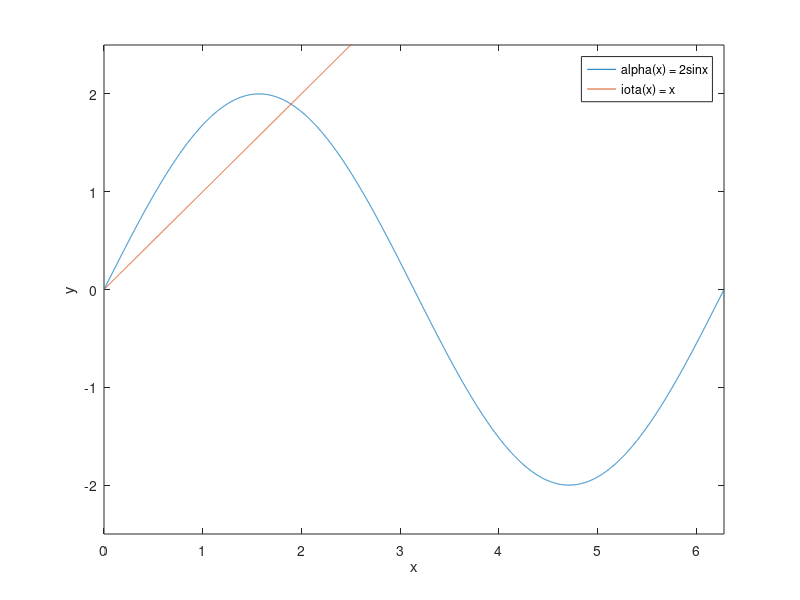

This chart was generated by the following MATLAB code:
%% Problem 1 
%{
Use the Bisection method to find a solution accurate to within epsilon = 10^(-8) 
    for x - 2^(-x) = 0 on the interval [0, 1]. 
    Set the maximum number of iterations to be 30, and use the
    stopping criteria (b_n - a_n)/2 < epsilon
%}

fprintf('Problem 1\n')
% Set parameters
lowerBound = 0;         % set lower bound
upperBound = 1;         % set upper bound
tolerance = 10^(-8);    % set tolerance
maxIterations = 30;     % set maximum iterations
f = @(x) x - 2^(-x);    % define function f

% Define Stop Criteria function
stopCriteriaF = @(lowerBound,upperBound) (upperBound - lowerBound)/2;

% Run bisection method
n = 0;                  % initialize counter
found = 0;              % initialize found to false

while n < maxIterations
    % find midpoint
    pn = (lowerBound + upperBound)/2;
    %test f(p) and stopping criteria.
    if f(pn) == 0 || stopCriteriaF(lowerBound,upperBound) < tolerance
        found = 1;
        approxSolution = pn;
        numIterations = n;
        break
    end
    % increment n
    n = n + 1; 
    % assign new bounderies and save previous p
    if sign(f(lowerBound))*sign(f(pn)) < 0
        upperBound = pn; % update upperBound
    else
        lowerBound = pn; % update lowerBound
    end
end

% Print Results
if found == 0
    fprintf('Method could not find a zero within %d iterations for:\n', maxIterations)
    fprintf('\tepsilon = %s\n', tolerance)
else
    fprintf('\tapproximation: %1.8f \n\titerations: %d \n\ttolerance: %s\n',approxSolution, numIterations, tolerance)
end

%% Problem 2
%{
Repeat Problem 1 using epsilon = 10^-12.
%}

fprintf('\nProblem 2\n')

% Set parameters
lowerBound = 0;         % set lower bound
upperBound = 1;         % set upper bound
tolerance = 10^(-12);   % set tolerance
maxIterations = 30;     % set maximum iterations
f = @(x) x - 2^(-x);    % define function f

% Define Stop Criteria function
stopCriteriaF = @(lowerBound,upperBound) (upperBound - lowerBound)/2;

% Run bisection method
n = 0;                  % initialize counter
found = 0;              % initialize solution found to false

while n < maxIterations
    % find midpoint
    pn = (lowerBound + upperBound)/2;
    %test f(p) and stopping criteria.
    if f(pn) == 0 || stopCriteriaF(lowerBound,upperBound) < tolerance
        found = 1;
        approxSolution = pn;
        numIterations = n;
        break
    end
    % increment n
    n = n + 1; 
    % assign new bounderies and save previous p
    if sign(f(lowerBound))*sign(f(pn)) < 0
        upperBound = pn; % update upperBound
    else
        lowerBound = pn; % update lowerBound
    end
end

% Print Results
if found == 0
    fprintf('Method could not find a zero within %d iterations for:\n', maxIterations)
    fprintf('\tepsilon = %s\n', tolerance)
else
    fprintf('\tapproximation: %1.8f \n\titerations: %d \n\ttolerance: %s\n',approxSolution, numIterations, tolerance)
end

%% Problem 3
%{   
Plot the graphs of y = x and y = 2*sin(x). Use the Bisection method to find an approximation
    to within epsilon = 10^-8 to the first positive value of x with x = 2sin x. 
    Use the stopping criteria: |(pn - pnMinus1)/pn| < epsilon

Remark: The first positive value of x = 2sin(x) will occur on [0,2[ because
        2sin(x) < 2 for every x
%}

fprintf('\nProblem 3\n')

% Define functions as 
iota = @(x) x;                  % define function iota as the identity function (y=x)
alpha = @(x) 2*sin(x);          % define function alpha

% Define set of inputs and outpoints for functions
xValues = 0:0.001:2*pi;          % define inputs for both functions iota and alpha
yValuesIota = xValues;          % because y = x for iota
yValuesAlpha = alpha(xValues);  % find y values for alpha

% Plot functions
plot(xValues,yValuesAlpha)      % plot alpa
axis([0, 2*pi, -2.5, 2.5])      % set axis limits
hold on                         % MATLAB magic to print another function on same plots
plot(xValues, yValuesIota)      % plot iota on same graph as alpha
legend('alpha(x) = 2sinx', 'iota(x) = x'); xlabel('x'); ylabel('y')

% Set parameters
lowerBound = 1.5;               % set lower bound based on looking at graph
upperBound = 2;                 % set upper bound based on looking at graph
tolerance = 10^(-8);            % define tolerance
maxIterations = 30;             % set max iterations
f = @(x) iota(x) - alpha(x);    % define function with fixed point at some p

% Define Stop Criteria function
stopCriteriaF = @(pn, pnMinus1) abs((pn - pnMinus1)/pn);

%Run Bisection Method
n = 0;                          % initialize counter
found = 0;                      % initialize solution found to false

while n < maxIterations
    % find midpoint
    pn = (lowerBound + upperBound)/2;
    %test f(p) and stopping criteria.
    if n > 0
        if f(pn) == 0 || stopCriteriaF(pn,pnMinus1) < tolerance
            found = 1;
            approxSolution = pn;
            numIterations = n;
            break
        end
    end
    % increment n
    n = n + 1;
    % assign new bounderies and save previous p
    if sign(f(lowerBound))*sign(f(pn)) < 0
        pnMinus1 = upperBound; % used in stopping criteria 2
        upperBound = pn; % update upperBound
    else
        pnMinus1 = lowerBound; % used in stopping criteria 2
        lowerBound = pn; % update lowerBound
    end
end

% Print Results
if found == 0
    fprintf('Method could not find a zero within %d iterations for:\n', maxIterations)
    fprintf('\tepsilon = %s\n', tolerance)
else
    fprintf('\tapproximation: %1.8f \n\titerations: %d \n\ttolerance: %s\n',approxSolution, numIterations, tolerance)
end

%% Probelm 4
%{
Find an approximation to the root(3, 25) correct to within epsilon = 10^(-10) 
    using the Bisection method. Use the stopping criteria:
        abs((pn - pnMinus1)/pn) < epsilon

Remark: we can define a function with a fixed point at root(3,25) by
        noting that if
            f := x -> root(3,x) : R -> R and   f(25) = root(3,25)
        => f^3:= x ->      x    : R -> R and f^3(25) = 25 
           and if g := x -> f^3(x) - 25: R -> R  and if g(x) = 0
        => f^3(x) - 25 = 0, which is a root finding problem whose solution
           is the answer for which we are searching and can be found with
           the bisection method using this definition of g.

Remark:    8 < 25 < 27 
        => root(3,8) < root(3,25) < root(3,27) 
        => 2 < root(3,25) < 3
        => root(3,25) in ]2,3[
%}

fprintf('\nProblem 4\n')

% Set Parameters
lowerBound = 2;                 % set lower bound based on looking at graph
upperBound = 3;                 % set upper bound based on looking at graph
tolerance = 10^(-8);            % set tolerance
maxIterations = 30;             % set max iterations
g = @(x) x^3 - 25;              % define function with fixed point at some p

% Define Stop Criteria function
stopCriteriaF = @(pn, pnMinus1) abs((pn - pnMinus1)/pn);

%Run Bisection Method
n = 0;                          % initialize counter
found = 0;                      % initialize solution found to false

while n < maxIterations
    % find midpoint
    pn = (lowerBound + upperBound)/2;
    %test f(p) and stopping criteria.
    if n > 0
        if g(pn) == 0 || stopCriteriaF(pn,pnMinus1) < tolerance
            found = 1;
            approxSolution = pn;
            numIterations = n;
            break
        end
    end
    
    n = n + 1; % increment n
    
    % assign new bounderies and save previous p
    sgn = sign(g(lowerBound))*sign(g(pn));
    if sgn < 0
        pnMinus1 = upperBound;
        upperBound = pn; % update upperBound
    else
        pnMinus1 = lowerBound;
        lowerBound = pn; % update lowerBound
    end
    %fprintf('% d, %d, %.8f, %.8f, %.8f \n', n, sgn, lowerBound, upperBound, pn)
end

% Print Results
if found == 0
    fprintf('Method could not find a zero within %d iterations for:\n', maxIterations)
    fprintf('\tepsilon = %s\n', tolerance)
else
    fprintf('\tapproximation: %1.8f \n\titerations: %d \n\ttolerance: %s\n',approxSolution, numIterations, tolerance)
end